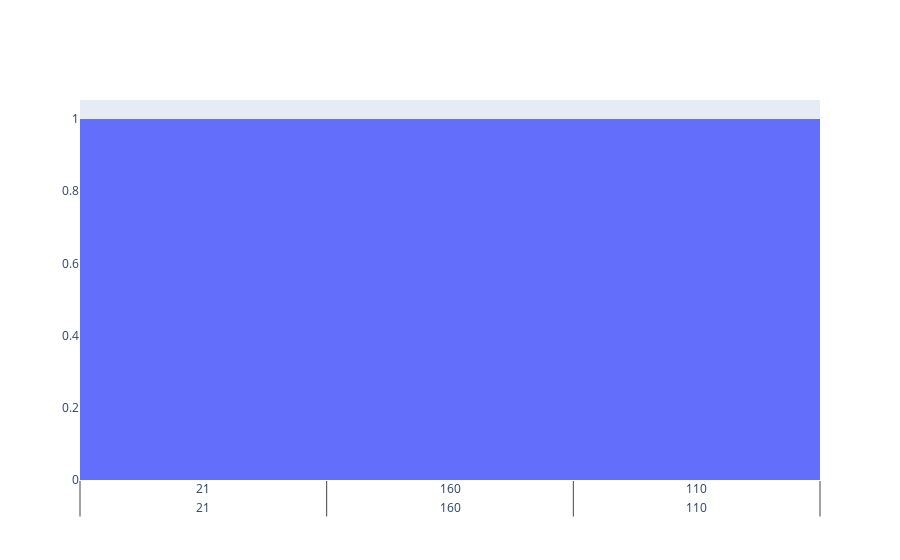

Notebook code for this chart:
### Code cell
cars_subset = cars[['mpg', 'disp', 'hp']]

cars_data_std = StandardScaler().fit_transform(cars_subset)


cars_select = pd.DataFrame(cars_data_std)
cars_select.columns = ['mpg', 'disp', 'hp']
print(cars_data_std[:,1])

fig = go.Figure(data=[go.Histogram(x=cars_data_std[:,1])])
fig.show()

### Figure 1 — Plotly figure (JSON) as saved in the notebook; plotly's stock layout.template omitted (floating-point values rounded to 4 significant figures)
{"data": [{"type": "histogram", "x": [[21, 160, 110], [21, 160, 110], [22.8, 108, 93], [21.4, 258, 110], [18.7, 360, 175], [18.1, 225, 105], [14.3, 360, 245], [24.4, 146.7, 62], [22.8, 140.8, 95], [19.2, 167.6, 123], [17.8, 167.6, 123], [16.4, 275.8, 180], [17.3, 275.8, 180], [15.2, 275.8, 180], [10.4, 472, 205], [10.4, 460, 215], [14.7, 440, 230], [32.4, 78.7, 66], [30.4, 75.7, 52], [33.9, 71.1, 65], [21.5, 120.1, 97], [15.5, 318, 150], [15.2, 304, 150], [13.3, 350, 245], [19.2, 400, 175], [27.3, 79, 66], [26, 120.3, 91], [30.4, 95.1, 113], [15.8, 351, 264], [19.7, 145, 175], [15, 301, 335], [21.4, 121, 109]]}], "layout": {}}
